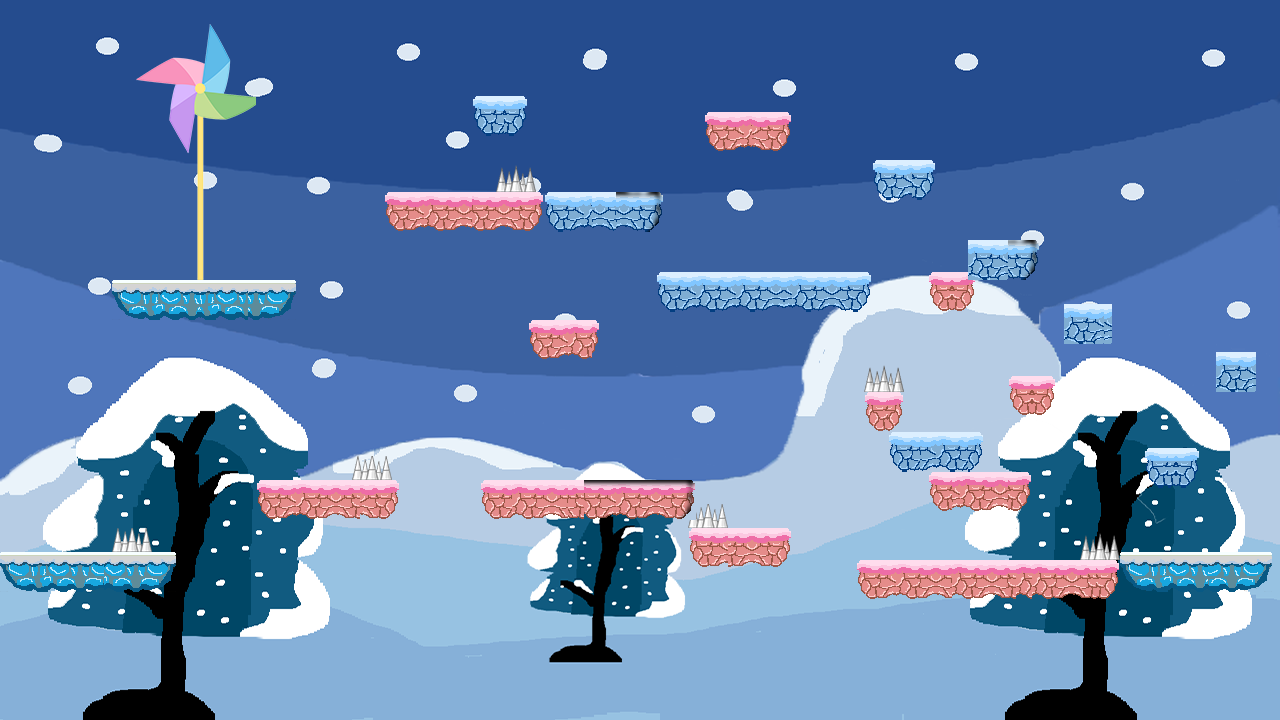

Rendered tile map (Tiled .tmx) drawn with the repository's tilesets; below, a short description and the map source with its tile grids summarised:
An orthogonal 160x90 tile map with 8x8 px tiles, 3 tile layers (background, graphics_level2, flag), 6 tilesets and 35 objects.

<map version="1.0" tiledversion="1.0.3" orientation="orthogonal" renderorder="right-down" width="160" height="90" tilewidth="8" tileheight="8" nextobjectid="149">
 <tileset firstgid="1" source="stage2.tsx" />
 <tileset firstgid="14401" source="block.tsx" />
 <tileset firstgid="16901" source="thorn_d.tsx" />
 <tileset firstgid="16926" source="thorn.tsx" />
 <tileset firstgid="16951" source="flag.tsx" />
 <tileset firstgid="17463" source="ghost.tsx" />
 <layer name="background" width="160" height="90">
  <data>[14400 cells, 14400 non-empty, 14400 distinct tile ids]</data>
 </layer>
 <layer name="graphics_level2" width="160" height="90">
  <data>[14400 cells, 2188 non-empty, 865 distinct tile ids]</data>
 </layer>
 <layer name="flag" width="160" height="90">
  <data>[14400 cells, 0 non-empty, 0 distinct tile ids]</data>
 </layer>
 <objectgroup name="groundOb">
  <object id="2" x="-31.5" y="8.1666" width="38.6667" height="711.667" />
  <object id="5" x="1273.17" y="0.16667" width="32" height="722.667" />
  <object id="37" x="8.545" y="558.167" width="158.91" height="31.6667" />
  <object id="20" x="1121.58" y="554.833" width="151.25" height="35.3334" />
  <object id="102" x="112" y="280" width="48" height="40" />
  <object id="104" x="248" y="280" width="48" height="40" />
 </objectgroup>
 <objectgroup name="pinkOb">
  <object id="70" x="688" y="530" width="101.5" height="35.5" />
  <object id="72" x="930.667" y="473.333" width="100.333" height="35.6667" />
  <object id="91" x="528" y="320" width="72" height="40" />
  <object id="109" x="704" y="112" width="88" height="40" />
  <object id="110" x="928" y="272" width="48" height="40" />
  <object id="113" x="1008" y="376" width="48" height="40" />
  <object id="120" x="856" y="560" width="264" height="40" />
  <object id="121" x="256" y="480" width="144" height="40" />
  <object id="124" x="480" y="480" width="120" height="40" />
  <object id="130" x="384" y="192" width="160" height="40" />
  <object id="133" x="864" y="392" width="40" height="40" />
 </objectgroup>
 <objectgroup name="blueOb">
  <object id="18" x="968.333" y="240" width="39.2122" height="39.5757" />
  <object id="19" x="657" y="272" width="215.091" height="39" />
  <object id="26" x="1064.73" y="303.25" width="45.4375" height="39" />
  <object id="39" x="888.375" y="433.167" width="95.2503" height="37.6667" />
  <object id="79" x="1215.75" y="352.25" width="40" height="39.75" />
  <object id="138" x="472" y="96" width="56" height="40" />
  <object id="140" x="544" y="192" width="96" height="40" />
  <object id="142" x="872" y="160" width="64" height="40" />
  <object id="145" x="1144" y="448" width="56" height="40" />
 </objectgroup>
 <objectgroup name="flagOb" />
 <objectgroup name="GameOverOb">
  <object id="106" x="160" y="280" width="88" height="40" />
  <object id="45" x="3" y="703" width="1273" height="32" />
 </objectgroup>
 <objectgroup name="thorn">
  <object id="51" x="1080" y="535.75" width="39.25" height="31.75" />
  <object id="54" x="1117" y="555" width="10.75" height="12.5" />
  <object id="56" x="863.818" y="391.455" width="40" height="4.72727" />
  <object id="62" x="864.182" y="365.151" width="40.7878" height="26.1212" />
  <object id="90" x="496.5" y="167" width="39" height="27.5" />
  <object id="146" x="533.125" y="185.25" width="10.75" height="12.5" />
  <object id="147" x="485.458" y="182" width="16" height="16.75" />
 </objectgroup>
</map>